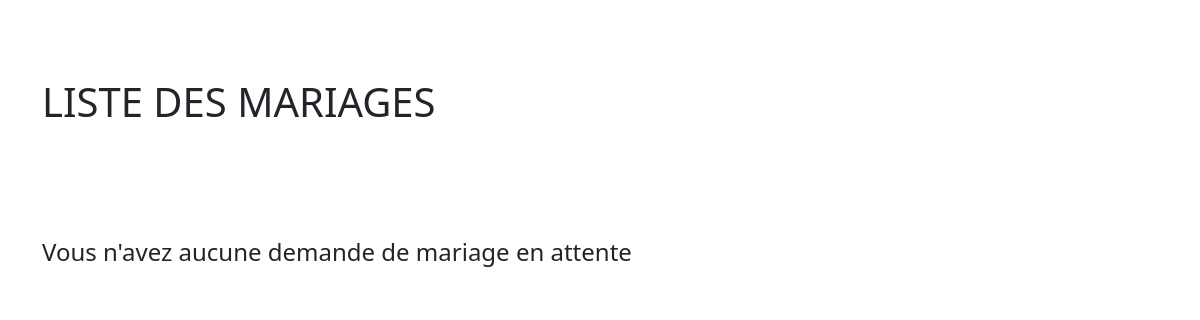
Before: /Controleur/acteMariage.php with the older database file.
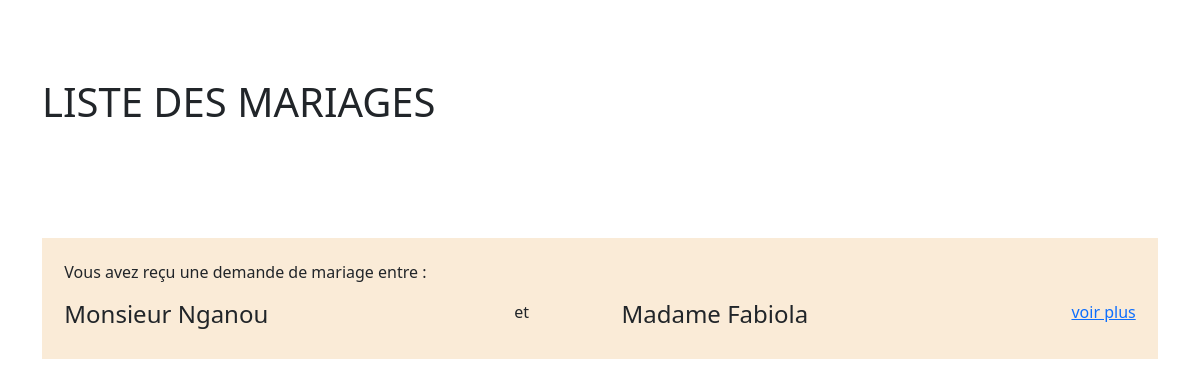
After: the same page with the newer database file.
### tables this page shows
CREATE TABLE `acte_mariage` (
  `identifiant` int(11) NOT NULL,
  `conjoin` int(160) NOT NULL,
  `conjointe` int(160) NOT NULL,
  `temoin_conjoin` int(160) NOT NULL,
  `temoin_conjointe` int(160) NOT NULL,
  `pere_conjoin` int(160) NOT NULL,
  `pere_conjointe` int(160) NOT NULL,
  `mere_conjoin` int(11) NOT NULL,
  `mere_conjointe` int(11) NOT NULL,
  `nom_maire` varchar(100) DEFAULT NULL,
  `date_etablissement` date DEFAULT NULL,
  `statut` enum('en attente','refuser','valider','') NOT NULL
);

CREATE TABLE `personne` (
  `identifiant` int(11) NOT NULL,
  `nom` varchar(160) NOT NULL,
  `prenom` varchar(100) NOT NULL,
  `date_naissance` date DEFAULT NULL,
  `contact` int(11) DEFAULT NULL,
  `email` varchar(200) NOT NULL,
  `sexe` varchar(1) NOT NULL,
  `nature` enum('mari','mariee','temoins','parent') NOT NULL
);

### Controleur/acteMariage.php (called while the page is built, shortened)
<?php
include_once '../lib/autoload.init.php';
$db = connectDb();
$manager = new ManagerMariage($db);
$listeMariage = $manager->recuperInfoActeDeMariage('valider');
include_once "../Vue/admin/listeDeMariage.php";

### lib/autoload.init.php (called while the page is built, shortened)
<?php
    function autoload($className){
        if(file_exists($file = dirname(__FILE__). '/../Model/'. $className. '.class.php')){
            require $file;
        }
    }

### Model/ManagerMariage.class.php (called while the page is built, shortened)
<?php
class ManagerMariage{
    private PDO $db;
    public function __construct(PDO $db)
    {
        $this->db = $db;
    }
    public function getPersonne($id){
        $requete = "SELECT * FROM personne WHERE identifiant = :id";
        $result = $this->db->prepare($requete);
        $result->bindValue(':id', $id, PDO::PARAM_INT);
        $result->execute();
        $donne = $result->fetch();
        $perso = null;
        if($donne){
            $perso = new Personne($donne);
        }
        return $perso;
    }
    public function recuperInfoActeDeMariage($statut){
        $sql = 'SELECT * FROM acte_mariage WHERE statut=:statut';
        $nv = $this->db->prepare($sql);
        $nv->bindValue(':statut',$statut);
        $nv->execute();
        $tab=$nv->fetchAll();
        $tabActe = null;
        if($tab){
            foreach($tab as $val){
                $tabActe[] = new ActeMariage($val);
            }
        }
        return $tabActe;
    }
}

### Vue/admin/listeDeMariage.php (the view, shortened to what this page needs)
<!DOCTYPE html>
<html lang="en">
<head>
    <link href="https://cdn.jsdelivr.net/npm/bootstrap@5.3.3/dist/css/bootstrap.min.css" rel="stylesheet">
    <link rel="stylesheet" href="../Public/css/listeDeMariage.css">
</head>
<body>
    <div class="container" >
        <h1>LISTE DES MARIAGES </h1>
        <?php
            if(isset($listeMariage)) {
            foreach($listeMariage as $liste){
                $idMariage = $liste->identifiant;
                $nomHomme = ($manager->getPersonne($liste->conjoin))->nom;
                $nomFemme = ($manager->getPersonne($liste->conjointe))->nom;
        ?>
        <div class="b1">
            <p>Vous avez reçu une demande de mariage entre : </p>
            <div class="a1">
                <div class="col">
                    <h4>Monsieur <?php echo $nomHomme; ?></h4>
                </div>
                <div class="et"> et </div>
                <div class="col" id="col">
                    <h4>Madame <?php echo $nomFemme; ?></h4>
                </div>
                <div><a href="?page=infoDuMariage&id=<?php echo $idMariage;?>">voir plus</a></div>
            </div>
        </div>
        <?php } } else { echo ("<h4>Vous n'avez aucune demande de mariage en attente</h4>");} ?>
</div>
</body>
</html>

Changed rows visible on the page:
added acte_mariage: conjoin.nom "Nganou", conjointe.nom "Fabiola"
Other visible differences:
text no longer shown: "Vous n'avez aucune demande de mariage en attente"
